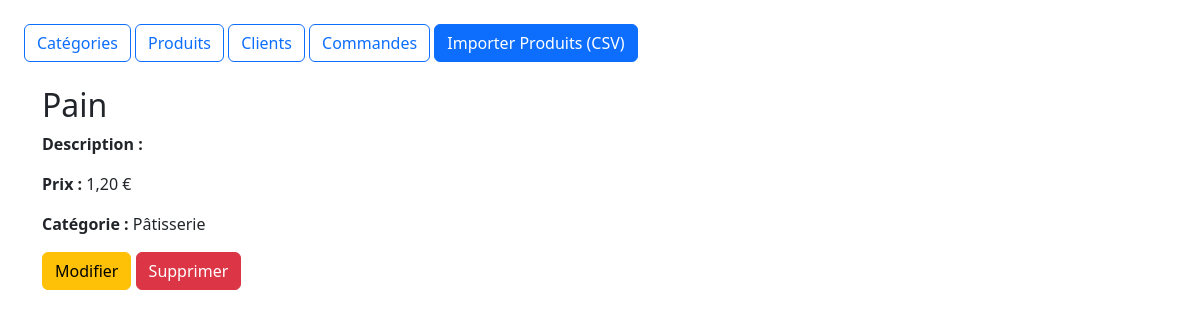
Screenshot of /driveapp/produit/9/ with the database file from the repository.
### driveapp/models.py (models this page shows, shortened)
class Produit(models.Model):
    id_produits = models.AutoField(primary_key=True)
    nom = models.CharField(max_length=255)
    date_de_peremption = models.DateField()
    photo = models.ImageField(
        upload_to='produits_photos/',
        blank=True,
        null=True
    )  # BinaryField() si vous stockez en BLOB
    marque = models.CharField(max_length=255)
    prix = models.DecimalField(max_digits=10, decimal_places=2)  # Meilleur que FloatField pour les prix
    id_categorie_produit = models.ForeignKey(CategorieProduit, on_delete=models.CASCADE)

class CategorieProduit(models.Model):
    id_categorie_produit = models.AutoField(primary_key=True)
    nom = models.CharField(max_length=255)  # Augmenté à 255 pour correspondre au SQL
    descriptif = models.CharField(max_length=500)

### driveapp/views.py (the view)
# urls.py: path('produit/<int:pk>/', views.detail_produit, name='detail_produit'),
def detail_produit(request, pk):
    produit = get_object_or_404(Produit, pk=pk)
    categorie = produit.id_categorie_produit
    return render(request, 'driveapp/produit/detail.html', {'produit': produit})

### driveapp/templates/driveapp/produit/detail.html (shortened to what this page needs)
{% extends 'driveapp/base.html' %}
{% block content %}
<h2>{{ produit.nom }}</h2>
<p><strong>Description :</strong> {{ produit.description }}</p>
<p><strong>Prix :</strong> {{ produit.prix }} €</p>
<p><strong>Catégorie :</strong> {{ produit.id_categorie_produit.nom }}</p>
<a href="{% url 'modifier_produit' produit.pk %}" class="btn btn-warning">Modifier</a>
<form action="{% url 'supprimer_produit' produit.pk %}" method="post" style="display:inline;">
    <button type="submit" class="btn btn-danger">Supprimer</button>
</form>
{% endblock %}

### rows the page displays
Produit: nom "Pain", prix "1,20", id_categorie_produit.nom "Pâtisserie"
